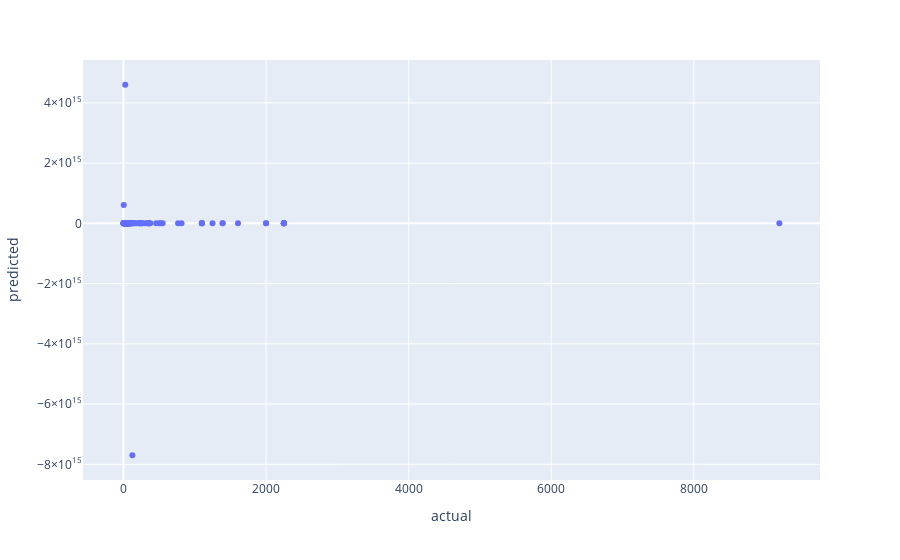

Here is the notebook cell this chart was saved with:
### Code cell
import plotly.express as px
fig = px.scatter(df_result, x="actual", y="predicted")
fig.show()

### Figure 1 — Plotly figure (JSON) as saved in the notebook; plotly's stock layout.template omitted (floating-point values rounded to 4 significant figures; data arrays with more than 128 entries replaced by an {"elided": "..."} marker saying what was removed)
{"data": [{"hovertemplate": "actual=%{x}<br>predicted=%{y}<extra></extra>", "legendgroup": "", "marker": {"color": "#636efa", "symbol": "circle"}, "mode": "markers", "name": "", "orientation": "v", "showlegend": false, "type": "scatter", "x": {"elided": "162 float values"}, "xaxis": "x", "y": {"elided": "162 float values"}, "yaxis": "y"}], "layout": {"legend": {"tracegroupgap": 0}, "margin": {"t": 60}, "xaxis": {"anchor": "y", "domain": [0, 1], "title": {"text": "actual"}}, "yaxis": {"anchor": "x", "domain": [0, 1], "title": {"text": "predicted"}}}}
